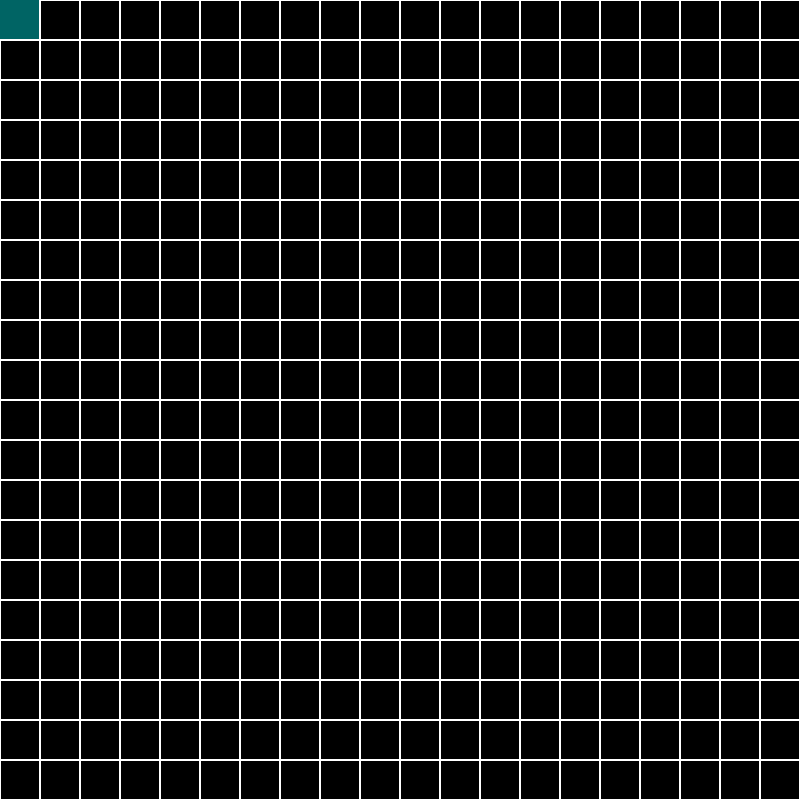
Frame 1 (no input)
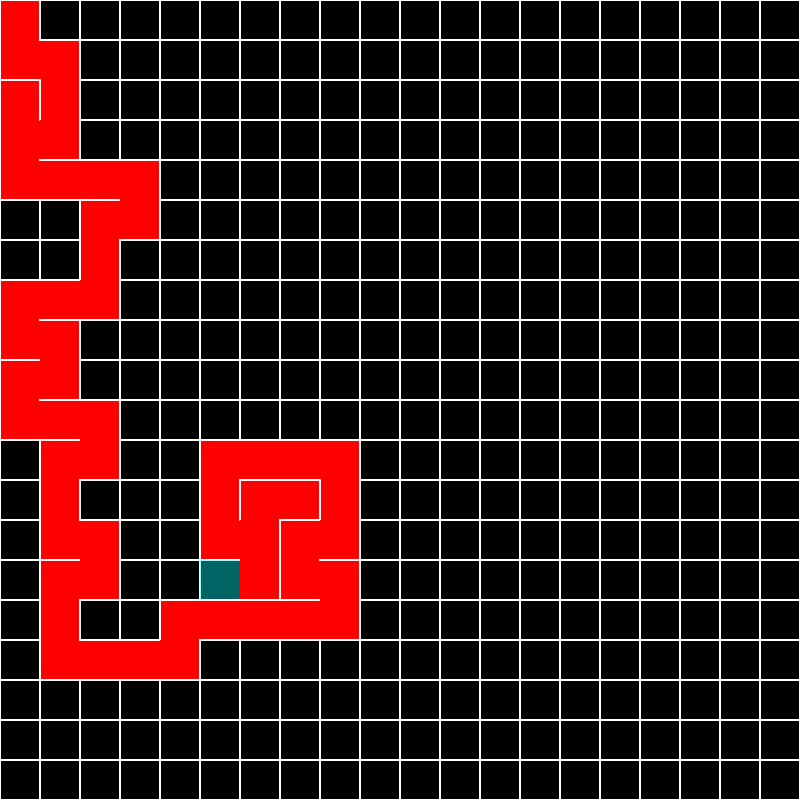
Frame 60 (no input)
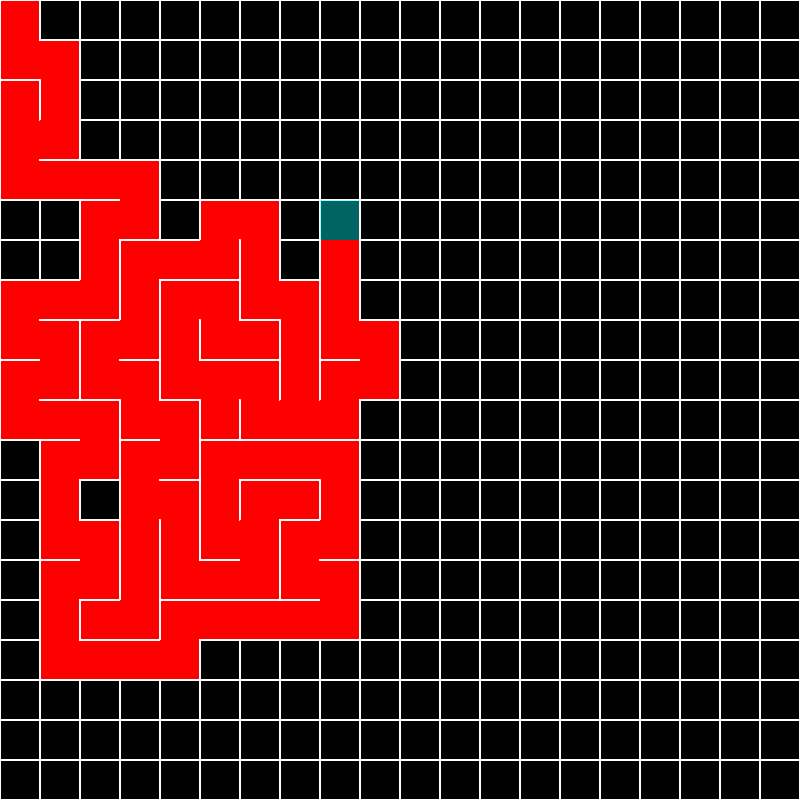
Frame 120 (the mouse pressed at the canvas centre since frame 60)

The p5.js sketch that drew these frames (run headless with seeded random() and noise() and a simulated clock; from frame 60 on, the mouse is pressed at the canvas centre):

// p5.js sketch
// ── sketch.js
const DIM = 40;
let grid;
let stack = [];
let currentCell;

function setup() {
	createCanvas(800, 800);

	collumns = floor(width / DIM);
	rows = floor(height / DIM);

	grid = new Grid(rows, collumns);

	for (let i = 0; i < collumns; i++) {
		for (let j = 0; j < rows; j++) {
			let cell = new Cell(i, j);
			grid.canvas[i + j * rows] = cell;
		}
	}

	currentCell = grid.canvas[0];
	currentCell.visited = true;

	stack.push(currentCell);
}

function draw() {
	background(0);
	
	// while (stack.length != 0) {
	// 	currentCell = stack.pop();
	// 	let nextCell = currentCell.checkNeighbours(grid.canvas, collumns, rows);

	// 	if (nextCell) {
	// 		stack.push(currentCell);
			
	// 		grid.removeWalls(currentCell, nextCell);
	// 		nextCell.visited = true;
	// 		currentCell = nextCell;
			
	// 		stack.push(nextCell);
	// 	}
	// }

	grid.show(currentCell);

	let nextCell = currentCell.checkNeighbours(grid.canvas, collumns, rows);
	if (nextCell) {
		stack.push(currentCell);

		grid.removeWalls(currentCell, nextCell);
		nextCell.visited = true;
		currentCell = nextCell;
	} else if (stack.length != 0) {
		let cell = stack.pop();
		currentCell = cell;
	} else {
		return;
	}
}
// ── cell.js
class Cell {
    constructor(i, j) {
        this.i = i;
        this.j = j;

        this.walls = [true, true, true, true];
        this.visited = false;
    }

    checkNeighbours(grid, collumns, rows) {
        let neighbours = [];

        let directions = [undefined, undefined, undefined, undefined];
        // UP
        if (this.j > 0) {
            directions[0] = grid[this.i + (this.j - 1) * rows];
        }

        //RIGHT
        if (this.i < collumns - 1) {
            directions[1] = grid[this.i + 1 + this.j * rows];
        }

        // DOWN
        if (this.j < collumns - 1) {
            directions[2] = grid[this.i + (this.j + 1) * rows];
        }

        // LEFT
        if (this.i > 0) {
            directions[3] = grid[this.i - 1 + this.j * rows];
        }

        for (let i = 0; i < 4; i++) {
            if (directions[i]) {
                if (!directions[i].visited) {
                    neighbours.push(directions[i]);
                }
            }
        }

        if (neighbours.length) {
            let randomNeighbour = floor(random(0, neighbours.length));
            return neighbours[randomNeighbour];
        }

        return undefined;
    }

    highlight(dimension) {
        let x = this.i * dimension;
        let y = this.j * dimension;

        noStroke();
        fill(0, 255, 255, 100);
        rect(x, y, dimension, dimension);
    }

    show(dimension) {
        let x = this.i * dimension;
        let y = this.j * dimension;

        if (this.visited) {
            noStroke();
            fill(255, 0, 0);
            rect(x, y, dimension, dimension);
        }

        stroke(255);
        strokeWeight(2);

        // UP
        if (this.walls[0]) {
            line(x, y, x + dimension, y);
        }

        // RIGHT
        if (this.walls[1]) {
            line(x + dimension, y, x + dimension, y + dimension);
        }

        // DOWN
        if (this.walls[2]) {
            line(x + dimension, y + dimension, x, y + dimension);

        }

        // LEFT
        if (this.walls[3]) {
            line(x, y + dimension, x, y);
        }


    }
}
// ── grid.js
class Grid {
	constructor(rows, collumns) {
		this.rows = rows;
		this.collumns = collumns;
		this.canvas = [];
	}

	removeWalls(currentCell, nextCell) {
		if (currentCell.i - nextCell.i != 0) {
			if (currentCell.i - nextCell.i > 0) {
				currentCell.walls[3] = false;
				nextCell.walls[1] = false;
			} else {
				currentCell.walls[1] = false;
				nextCell.walls[3] = false;
			}
		}
		if (currentCell.j - nextCell.j != 0) {
			if (currentCell.j - nextCell.j > 0) {
				currentCell.walls[0] = false;
				nextCell.walls[2] = false;
			} else {
				currentCell.walls[2] = false;
				nextCell.walls[0] = false;
			}
		}
	}

	show(currentCell) {
		for (let i = 0; i < this.collumns; i++) {
			for (let j = 0; j < this.rows; j++) {
				let cell = this.canvas[i + j * rows];
				if (cell == currentCell) {
					currentCell.highlight(DIM);
				} else {
					cell.show(DIM);
				}
			}
		}
	}
}
